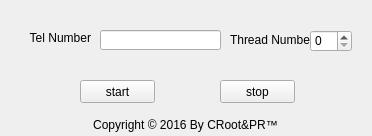
<?xml version="1.0" encoding="UTF-8"?>
<ui version="4.0">
 <class>MainWindow</class>
 <widget class="QMainWindow" name="MainWindow">
  <property name="windowModality">
   <enum>Qt::NonModal</enum>
  </property>
  <property name="geometry">
   <rect>
    <x>0</x>
    <y>0</y>
    <width>372</width>
    <height>136</height>
   </rect>
  </property>
  <property name="windowTitle">
   <string>Phone DDoS for Message By CRoot&amp;PR</string>
  </property>
  <widget class="QWidget" name="centralWidget">
   <widget class="QLabel" name="label">
    <property name="geometry">
     <rect>
      <x>20</x>
      <y>30</y>
      <width>71</width>
      <height>16</height>
     </rect>
    </property>
    <property name="text">
     <string>&lt;html&gt;&lt;head/&gt;&lt;body&gt;&lt;p align=&quot;right&quot;&gt;Tel Number&lt;/p&gt;&lt;/body&gt;&lt;/html&gt;</string>
    </property>
   </widget>
   <widget class="QPushButton" name="pushButton">
    <property name="geometry">
     <rect>
      <x>80</x>
      <y>80</y>
      <width>75</width>
      <height>23</height>
     </rect>
    </property>
    <property name="text">
     <string>start</string>
    </property>
   </widget>
   <widget class="QLineEdit" name="lineEdit">
    <property name="geometry">
     <rect>
      <x>100</x>
      <y>30</y>
      <width>121</width>
      <height>20</height>
     </rect>
    </property>
   </widget>
   <widget class="QLabel" name="label_2">
    <property name="geometry">
     <rect>
      <x>230</x>
      <y>30</y>
      <width>81</width>
      <height>20</height>
     </rect>
    </property>
    <property name="text">
     <string>&lt;html&gt;&lt;head/&gt;&lt;body&gt;&lt;p&gt;Thread Number&lt;/p&gt;&lt;/body&gt;&lt;/html&gt;</string>
    </property>
   </widget>
   <widget class="QSpinBox" name="spinBox">
    <property name="geometry">
     <rect>
      <x>310</x>
      <y>30</y>
      <width>42</width>
      <height>22</height>
     </rect>
    </property>
   </widget>
   <widget class="QPushButton" name="pushButton_2">
    <property name="geometry">
     <rect>
      <x>220</x>
      <y>80</y>
      <width>75</width>
      <height>23</height>
     </rect>
    </property>
    <property name="text">
     <string>stop</string>
    </property>
   </widget>
   <widget class="QLabel" name="label_3">
    <property name="geometry">
     <rect>
      <x>0</x>
      <y>110</y>
      <width>371</width>
      <height>31</height>
     </rect>
    </property>
    <property name="text">
     <string>&lt;html&gt;&lt;head/&gt;&lt;body&gt;&lt;p align=&quot;center&quot;&gt;&lt;span style=&quot; font-family:'Arial';&quot;&gt;Copyright © 2016 &lt;/span&gt;By CRoot&amp;amp;PR™&lt;/p&gt;&lt;/body&gt;&lt;/html&gt;</string>
    </property>
   </widget>
  </widget>
 </widget>
 <layoutdefault spacing="6" margin="11"/>
 <resources/>
 <connections/>
</ui>
